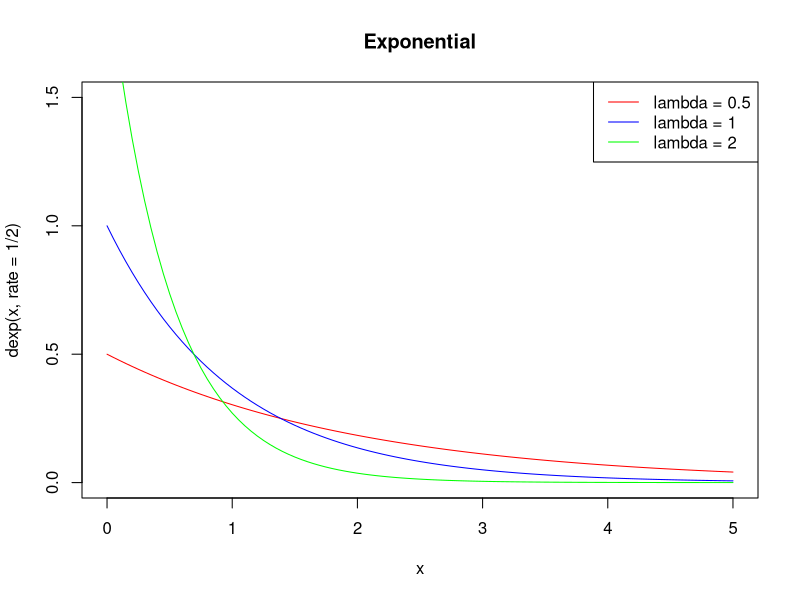

Source code (R):
curve(dexp(x, rate=1/2), from=0, to=5, ylim=c(0, 1.5),
    main="Exponential", col = "red")
curve(dexp(x, rate=1), from=0, to=5, add=TRUE,
    col = "blue")
curve(dexp(x, rate=2), from=0, to=5, add=TRUE,
     col = "green")

text.legend = c("lambda = 0.5", "lambda = 1", "lambda = 2")
legend("topright", legend = text.legend, lty = c(1, 1, 1),
       col = c("red", "blue", "green"))
